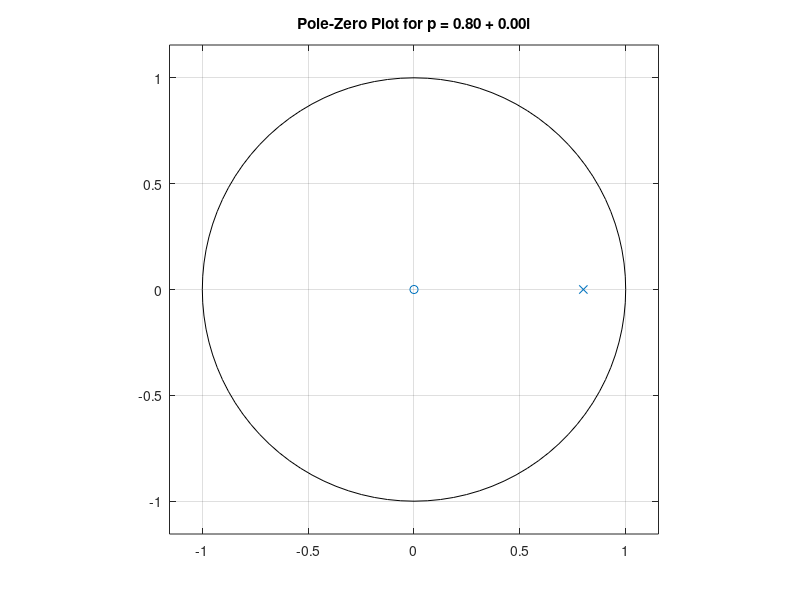
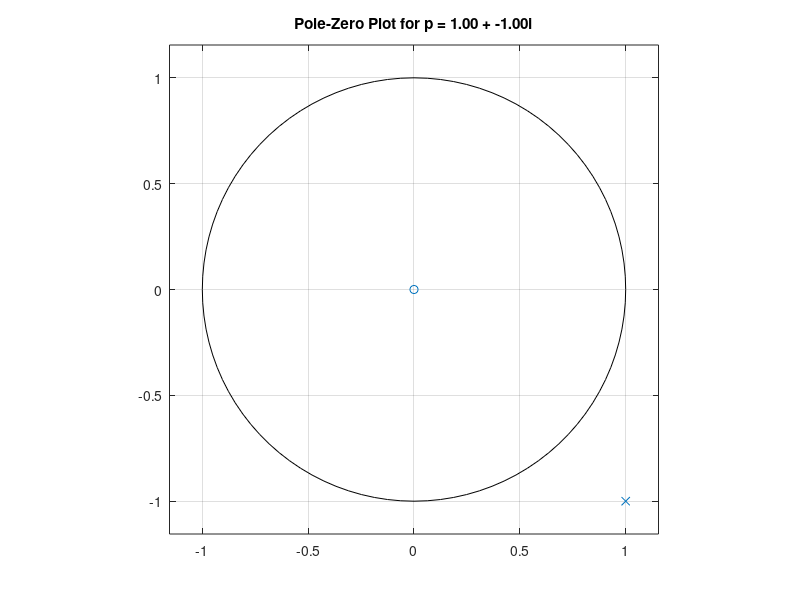

Write the MATLAB code that produced these figures, in order.

p_values = [0.8,1-1i];
for k = 1:length(p_values)
    p = p_values(k);
    b = [1, 0];  
    a = [1, -p]; 
    figure;
    zplane(b, a);
    title(sprintf('Pole-Zero Plot for p = %.2f + %.2fi', real(p), imag(p)));
    grid on;
end
